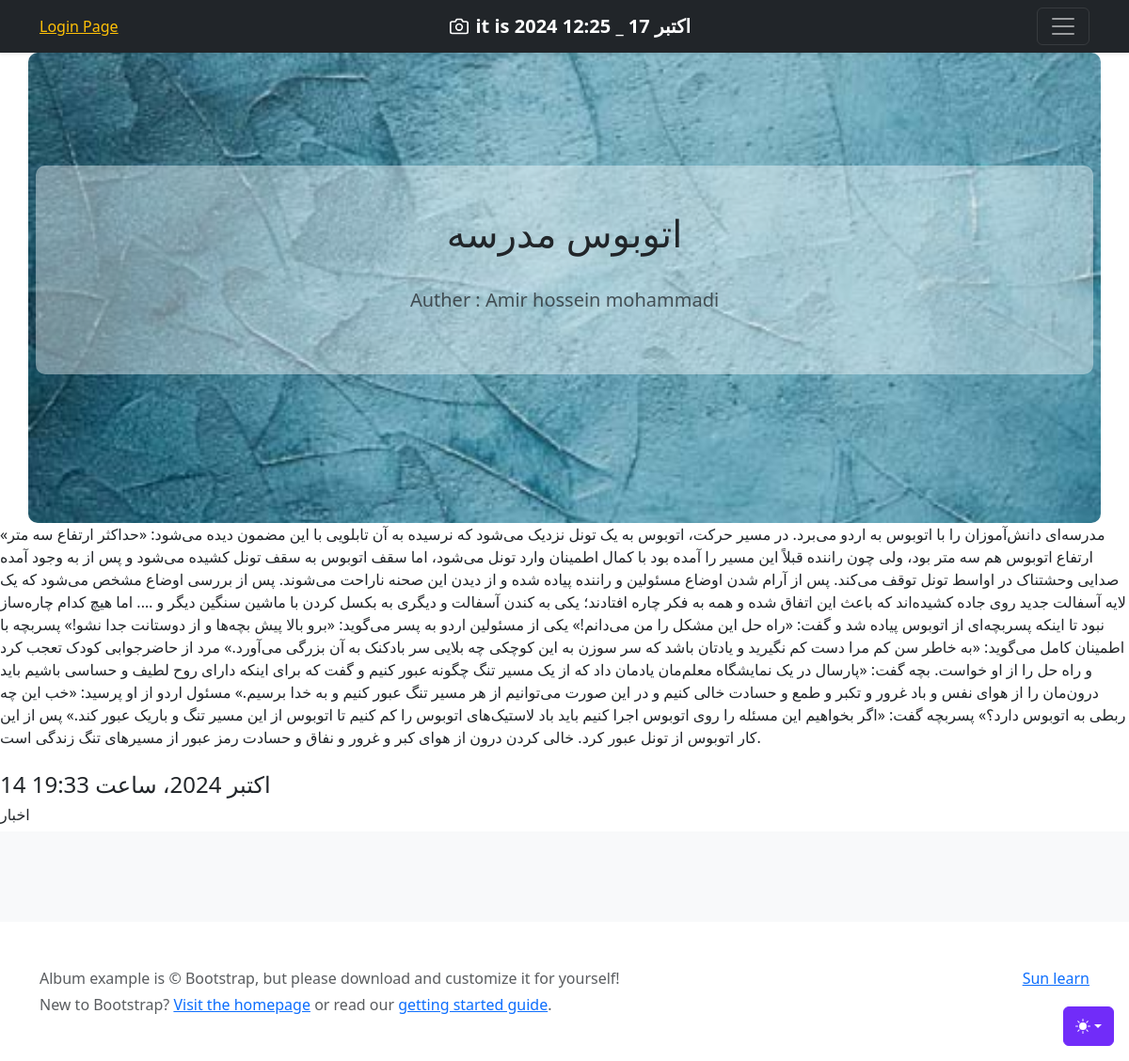
/detail/3, run on the app's committed database.
### Home/models.py (models this page shows, shortened)
class Article(models.Model):
    title = models.CharField(max_length=100,verbose_name = "عنوان مقاله") # , null=True, blank=True
    text = models.TextField(help_text="Enter your article text.", verbose_name="متن")
    pub_date = models.DateTimeField(auto_now_add=True,verbose_name ="تاریخ انتشار")
    updated_date = models.DateTimeField(auto_now=True ,verbose_name ="تاریخ بروز رسانی")
    is_show = models.BooleanField(default=True,verbose_name = "ایا مقاله نمایش داده شود")
    image = models.ImageField(upload_to="Home/image_article/",verbose_name ="تصویر")
    auther = models.ForeignKey(User, on_delete=models.CASCADE,verbose_name ="نویسنده") # این باعث میشه که فقط فردی از بین کاربران ثبت نام شده در این سایت رو بشه به عنوان نویسنده انتخاب کرد
    categoreis = models.ManyToManyField(Category)
    class Meta:
        verbose_name = "مقاله"
        verbose_name_plural = "مقالات"

### category/models.py (models this page shows)
class Category(models.Model):
    title = models.CharField(max_length=100)
    def __str__(self):
        return self.title

### Home/views.py (the view)
# urls.py: path('detail/<int:article_id>', views.detail, name='detail'),
def detail(request, article_id):
    article = get_object_or_404(Article, id=article_id)
    categories = article.categoreis.all()
    print(categories)
    return render(request, 'Home/detail.html', {'article':article, 'categories':categories})

### Home/templates/Home/detail.html (shortened to what this page needs)
{% extends 'base/base.html' %}
{% block body %}
<section class="py-5 text-center container" style="background-image: url('{{ article.image.url }}'); background-size: cover; background-position: center; padding: 20px; border-radius: 10px; height: 500px;">
    <br><br><br>
    <div class="row py-lg-5" style="background-color: rgba(255, 255, 255, 0.4); padding: 20px; border-radius: 10px;">
     <div class="col-lg-6 col-md-8 mx-auto">
       <h1 class="fw-normal">{{ article.title }}</h1><br>
       <p class="lead text-body-secondary">Auther : {{ article.auther.get_full_name }}</p>
     </div>
    </div>
</section>
        <article>{{ article.text }}</article>
        <br>
        <h4>{{ article.updated_date }}</h4>
        <div>
{% for cat in categories %}
    <h6>{{ cat }}</h6>
{% endfor %}
{% endblock %}

### data on the page
Article: image (picture), title "اتوبوس مدرسه", auther.get_full_name "Amir hossein mohammadi", text "مدرسه‌ای دانش‌آموزان را با اتوبوس به اردو می‌برد. در مسیر حرکت، اتوبوس به یک تونل نزدیک می‌شود که نرسیده به آن تابلویی با این مضمون دیده می‌شود: «حداکثر ارتفاع سه متر» ارتفاع اتوبوس هم سه متر بود، ولی چون راننده قبلاً این مسیر را آمده بود با کمال اطمینان وارد تونل می‌شود، اما سقف اتوبوس به سقف تونل کشیده می‌شود و پس از به وجود آمده صدایی وحشتناک در اواسط تونل توقف می‌کند. پس از آرام شدن اوضاع مسئولین و راننده پیاده شده و از دیدن این صحنه ناراحت می‌شوند. پس از بررسی اوضاع مشخص می‌شود که یک لایه آسفالت جدید روی جاده کشیده‌اند که باعث این اتفاق شده و همه به فکر چاره افتادند؛ یکی به کندن آسفالت و دیگری به بکسل کردن با ماشین سنگین دیگر و …. اما هیچ کدام چاره‌ساز نبود تا اینکه پسربچه‌ای از اتوبوس…", updated_date "14 اکتبر 2024، ساعت 19:33"
Category: title "اخبار"

### other printed values
{{ message }} "Sun learn"
